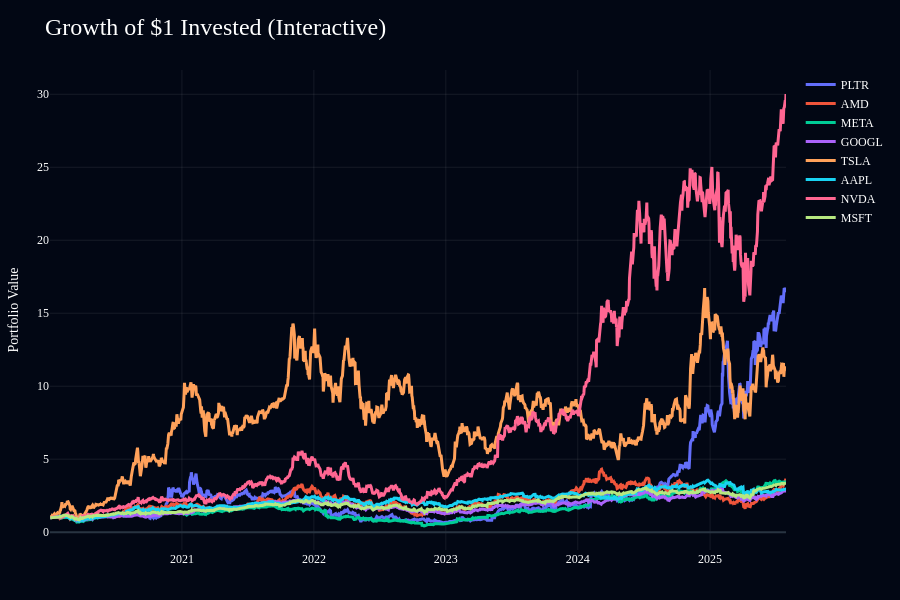

Notebook source saved alongside this figure:
### Code cell
import plotly.graph_objects as go

fig = go.Figure()

for company in cumulative_returns.columns:
    fig.add_trace(
        go.Scatter(
            x=cumulative_returns.index,
            y=cumulative_returns[company],
            mode="lines",
            name=company,
            line=dict(width=3),
            hovertemplate=
                "<b>%{fullData.name}</b><br>" +
                "Date: %{x|%b %Y}<br>" +
                "Portfolio Value: %{y:.2f}×<extra></extra>"
        )
    )

fig.update_layout(
    title="Growth of $1 Invested (Interactive)",
    template="plotly_dark",
    hovermode="x unified",
    height=600,

    paper_bgcolor="#020714",
    plot_bgcolor="#020714",

    font=dict(
        family="Space Grotesk",
        color="white"
    ),

    title_font=dict(size=24),

    legend=dict(
        bgcolor="rgba(0,0,0,0)",
        borderwidth=0
    ),

    margin=dict(
        l=50,
        r=40,
        t=70,
        b=50
    )
)

fig.update_xaxes(
    showgrid=True,
    gridcolor="rgba(255,255,255,0.08)"
)

fig.update_yaxes(
    showgrid=True,
    gridcolor="rgba(255,255,255,0.08)",
    title="Portfolio Value"
)

fig.show()

### Figure 1 — Plotly figure (JSON) as saved in the notebook; plotly's stock layout.template omitted (floating-point values rounded to 4 significant figures; data arrays with more than 128 entries replaced by an {"elided": "..."} marker saying what was removed)
{"data": [{"hovertemplate": "<b>%{fullData.name}</b><br>Date: %{x|%b %Y}<br>Portfolio Value: %{y:.2f}×<extra></extra>", "line": {"width": 3}, "mode": "lines", "name": "PLTR", "type": "scatter", "x": {"elided": "1401 str values"}, "y": {"elided": "1401 float values"}}, {"hovertemplate": "<b>%{fullData.name}</b><br>Date: %{x|%b %Y}<br>Portfolio Value: %{y:.2f}×<extra></extra>", "line": {"width": 3}, "mode": "lines", "name": "AMD", "type": "scatter", "x": {"elided": "1401 str values"}, "y": {"elided": "1401 float values"}}, {"hovertemplate": "<b>%{fullData.name}</b><br>Date: %{x|%b %Y}<br>Portfolio Value: %{y:.2f}×<extra></extra>", "line": {"width": 3}, "mode": "lines", "name": "META", "type": "scatter", "x": {"elided": "1401 str values"}, "y": {"elided": "1401 float values"}}, {"hovertemplate": "<b>%{fullData.name}</b><br>Date: %{x|%b %Y}<br>Portfolio Value: %{y:.2f}×<extra></extra>", "line": {"width": 3}, "mode": "lines", "name": "GOOGL", "type": "scatter", "x": {"elided": "1401 str values"}, "y": {"elided": "1401 float values"}}, {"hovertemplate": "<b>%{fullData.name}</b><br>Date: %{x|%b %Y}<br>Portfolio Value: %{y:.2f}×<extra></extra>", "line": {"width": 3}, "mode": "lines", "name": "TSLA", "type": "scatter", "x": {"elided": "1401 str values"}, "y": {"elided": "1401 float values"}}, {"hovertemplate": "<b>%{fullData.name}</b><br>Date: %{x|%b %Y}<br>Portfolio Value: %{y:.2f}×<extra></extra>", "line": {"width": 3}, "mode": "lines", "name": "AAPL", "type": "scatter", "x": {"elided": "1401 str values"}, "y": {"elided": "1401 float values"}}, {"hovertemplate": "<b>%{fullData.name}</b><br>Date: %{x|%b %Y}<br>Portfolio Value: %{y:.2f}×<extra></extra>", "line": {"width": 3}, "mode": "lines", "name": "NVDA", "type": "scatter", "x": {"elided": "1401 str values"}, "y": {"elided": "1401 float values"}}, {"hovertemplate": "<b>%{fullData.name}</b><br>Date: %{x|%b %Y}<br>Portfolio Value: %{y:.2f}×<extra></extra>", "line": {"width": 3}, "mode": "lines", "name": "MSFT", "type": "scatter", "x": {"elided": "1401 str values"}, "y": {"elided": "1401 float values"}}], "layout": {"font": {"color": "white", "family": "Space Grotesk"}, "height": 600, "hovermode": "x unified", "legend": {"bgcolor": "rgba(0,0,0,0)", "borderwidth": 0}, "margin": {"b": 50, "l": 50, "r": 40, "t": 70}, "paper_bgcolor": "#020714", "plot_bgcolor": "#020714", "title": {"font": {"size": 24}, "text": "Growth of $1 Invested (Interactive)"}, "xaxis": {"gridcolor": "rgba(255,255,255,0.08)", "showgrid": true}, "yaxis": {"gridcolor": "rgba(255,255,255,0.08)", "showgrid": true, "title": {"text": "Portfolio Value"}}}}
